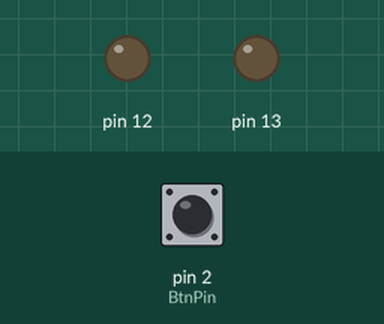
Simulated run of this sketch. Board: Arduino Uno, built with avr-gcc and run on an emulated ATmega328P. Parts: output pins drawn as LEDs (lit = HIGH). The test bench sets the inputs (shaded band); at power-on: pin 2 (BtnPin) HIGH.

Above: at 1.2 s.
1.3 s: pin 2 (BtnPin) pulled LOW for 0.15 s
At 2.5 s:
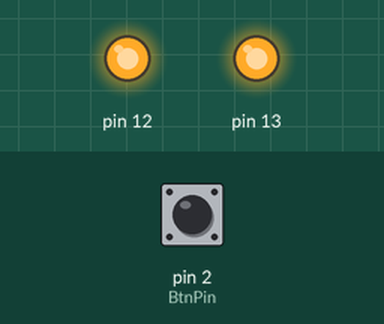
2.9 s: pin 2 (BtnPin) pulled LOW for 1 s
At 5.0 s:
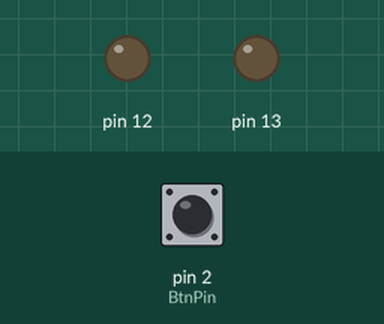
5.4 s: pin 2 (BtnPin) pulled LOW for 3.2 s
At 9.8 s:
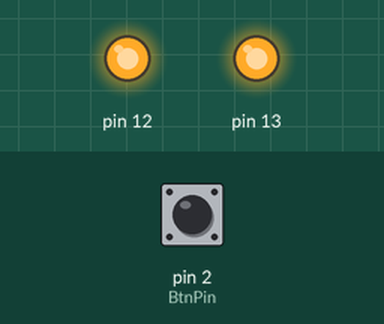
Timing chart, 0 to 11.3 s (numbered marks = the images above; inputs shaded):
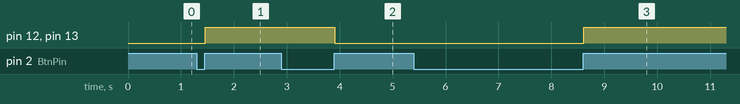

Measured:
- after the input at 1.3 s, pin 12, pin 13: LOW → HIGH after 0.16 s
- after the input at 2.9 s, pin 12, pin 13: HIGH → LOW after 1.0 s
- after the input at 5.4 s, pin 12, pin 13: LOW → HIGH after 3.2 s

The sketch:

button_switch2.ino
```cpp
#include "Led.h"
#define BtnPin 2

boolean btnState;
unsigned int switchCount = 0;
unsigned int stateChangeCount = 0;
Led redLed(13);
Led yellowLed(12);

void setup() {
  Serial.begin(115200);
  pinMode(BtnPin, INPUT_PULLUP);
  btnState = digitalRead(BtnPin);
  redLed.off();
}

void loop() {
  boolean nowState = digitalRead(BtnPin);
  if (btnState != nowState) {
    delay(10);
    if (nowState == digitalRead(BtnPin)) {
      btnState = nowState;
      stateChangeCount++;
      switch (stateChangeCount % 4) {
        case 0:
          redLed.off();
          yellowLed.off();
          break;
        case 2:
          redLed.on();
          yellowLed.on();
          break;
      }
    }
  }
}
```

Led.cpp
```cpp
#include "Led.h"

    Led::Led(byte pin){
      _pinNum = pin;
      pinMode(_pinNum,OUTPUT);
     }

     byte Led::getPinNum(){
        return _pinNum;
     }

     void Led::on(){
      digitalWrite(_pinNum,HIGH);
     }

     void Led::off(){
      digitalWrite(_pinNum,LOW);
     }
```

Led.h
```cpp
#include <arduino.h>
class Led{
  private:
    byte _pinNum;
  public:
    Led(byte pin);
    byte getPinNum();
    void on();
    void off();
};
```
